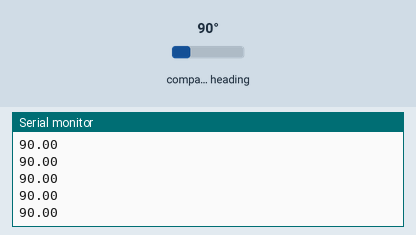
The sketch below on a simulated Arduino Uno, built with avr-gcc and run on an emulated ATmega328P. Shown: the last lines printed to the serial monitor. The inputs (shaded band) are chosen by the test bench; at power-on: compass heading 90°.

Above: at 1.2 s.
1.3 s: compass heading set to 7°
At 1.32 s:
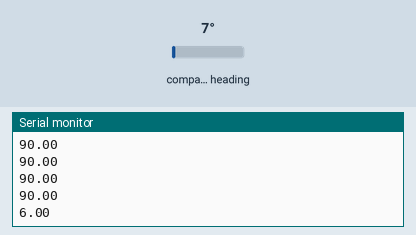
2.8 s: compass heading set to 180°
At 2.83 s:
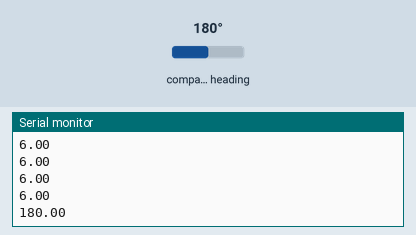
Timing chart, 0 to 5.8 s (numbered marks = the images above; inputs shaded):
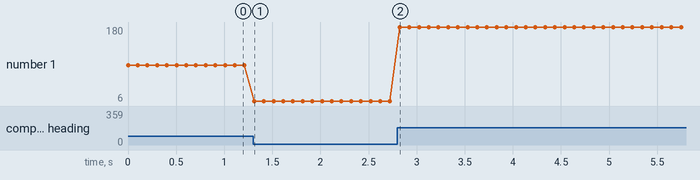

Measured:
- after the input at 1.3 s, the serial monitor: prints a new line at once (image 1)
- after the input at 2.8 s, the serial monitor: prints a new line at once (image 2)
- plotted number 1: 90 → 6 after the input at 1.3 s, 6 → 180 after the input at 2.8 s

The sketch:

enc_only_test.ino
```cpp
#include <AS5600.h>
#define enc_dir_pin 2                     // задаем пин направления вращения для энкодера

AS5600 encoder;
double output = 0;                        // переменная данных с датчика (от 0 до 4096)
double angle = 0;                         // угол поворота вала

void setup() {
  Serial.begin(9600);
  pinMode(enc_dir_pin, LOW);              // задаем направление по часовой / против часовой стрелки (HIGH/LOW)
}

void loop() {
  output = encoder.getPosition();         // считываем чистые значения с энкодера
  angle = map(output, 0, 4096, 0, 360);   // переводим значение output в угл от 0 до 360
  Serial.println(angle);
  delay(100);
}
```
